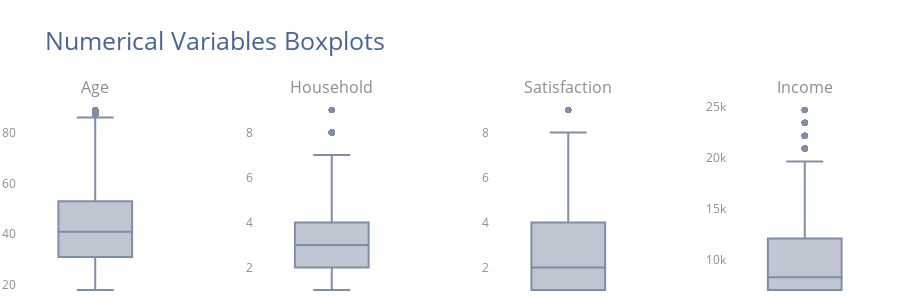

The notebook cell this image was saved under:
### Markdown cell above
#### Outliers

<div class="alert alert-block alert-warning">
<b>Note:</b> There seems to be outliers in this dataset.
</div>

### Code cell
# Boxplot of numeric variables
fig = make_subplots(rows=1, cols=4,
                    vertical_spacing=0.1, horizontal_spacing=0.1,
                    subplot_titles=("Age", "Household", "Satisfaction", "Income"))

fig.add_trace(go.Box(y=df['Age'],marker=dict(color= '#808da6'), name='Age'), 
                     row=1, col=1)
fig.add_trace(go.Box(y=df['Household_Size'],marker=dict(color= '#808da6'), name='Household Size'), 
                     row=1, col=2)
fig.add_trace(go.Box(y=df['Satisfaction_Level'],marker=dict(color= '#808da6'), name='Satisfaction Level'), 
                     row=1, col=3)
fig.add_trace(go.Box(y=df['Household_Income'],marker=dict(color= '#808da6'), name='Household Income'), 
                     row=1, col=4)

# styling
fig.update_yaxes(showgrid=False, ticksuffix=' ')
fig.update_xaxes(visible=False)
fig.update_layout(height=300, bargap=0.2,
                  margin=dict(b=0,r=20,l=20), xaxis=dict(tickmode='linear'),
                  title_text=f'Numerical Variables Boxplots',
                  template="plotly_white",
                  title_font=dict(size=25, color='#496595'),
                  font=dict(color='#8a8d93'), 
                  hoverlabel=dict(bgcolor="#f2f2f2", font_size=13),
                  showlegend=False)

### Figure 1 — Plotly figure (JSON) as saved in the notebook; plotly's stock layout.template omitted (floating-point values rounded to 4 significant figures; data arrays with more than 128 entries replaced by an {"elided": "..."} marker saying what was removed)
{"data": [{"marker": {"color": "#808da6"}, "name": "Age", "type": "box", "xaxis": "x", "y": {"elided": "8000 int values"}, "yaxis": "y"}, {"marker": {"color": "#808da6"}, "name": "Household Size", "type": "box", "xaxis": "x2", "y": {"elided": "8000 int values"}, "yaxis": "y2"}, {"marker": {"color": "#808da6"}, "name": "Satisfaction Level", "type": "box", "xaxis": "x3", "y": {"elided": "8000 int values"}, "yaxis": "y3"}, {"marker": {"color": "#808da6"}, "name": "Household Income", "type": "box", "xaxis": "x4", "y": {"elided": "8000 int values"}, "yaxis": "y4"}], "layout": {"annotations": [{"font": {"size": 16}, "showarrow": false, "text": "Age", "x": 0.0875, "xanchor": "center", "xref": "paper", "y": 1, "yanchor": "bottom", "yref": "paper"}, {"font": {"size": 16}, "showarrow": false, "text": "Household", "x": 0.3625, "xanchor": "center", "xref": "paper", "y": 1, "yanchor": "bottom", "yref": "paper"}, {"font": {"size": 16}, "showarrow": false, "text": "Satisfaction", "x": 0.6375, "xanchor": "center", "xref": "paper", "y": 1, "yanchor": "bottom", "yref": "paper"}, {"font": {"size": 16}, "showarrow": false, "text": "Income", "x": 0.9125, "xanchor": "center", "xref": "paper", "y": 1, "yanchor": "bottom", "yref": "paper"}], "bargap": 0.2, "font": {"color": "#8a8d93"}, "height": 300, "hoverlabel": {"bgcolor": "#f2f2f2", "font": {"size": 13}}, "margin": {"b": 0, "l": 20, "r": 20}, "showlegend": false, "title": {"font": {"color": "#496595", "size": 25}, "text": "Numerical Variables Boxplots"}, "xaxis": {"anchor": "y", "domain": [0, 0.175], "tickmode": "linear", "visible": false}, "xaxis2": {"anchor": "y2", "domain": [0.275, 0.45], "visible": false}, "xaxis3": {"anchor": "y3", "domain": [0.55, 0.725], "visible": false}, "xaxis4": {"anchor": "y4", "domain": [0.825, 1], "visible": false}, "yaxis": {"anchor": "x", "domain": [0, 1], "showgrid": false, "ticksuffix": " "}, "yaxis2": {"anchor": "x2", "domain": [0, 1], "showgrid": false, "ticksuffix": " "}, "yaxis3": {"anchor": "x3", "domain": [0, 1], "showgrid": false, "ticksuffix": " "}, "yaxis4": {"anchor": "x4", "domain": [0, 1], "showgrid": false, "ticksuffix": " "}}}
